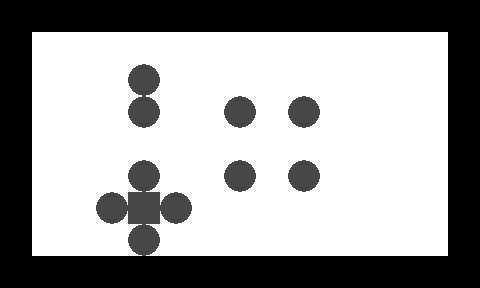

A 2D game scene composited from a Tiled map and its tileset images. What follows is a short description and the map's XML, with every tile layer's data as written:
An orthogonal 15x9 tile map with 32x32 px tiles, 2 tile layers (1, 2).

<map version="1.0" orientation="orthogonal" width="15" height="9" tilewidth="32" tileheight="32">
 <tileset firstgid="1" name="n_tiles1" tilewidth="32" tileheight="32">
  <image source="../../images/map/common/n_tiles1.png" width="128" height="64" />
 </tileset>
 <layer name="1" width="15" height="9">
  <data encoding="csv">
1,1,1,1,1,1,1,1,1,1,1,1,1,1,1,
1,1,1,1,1,1,1,1,1,1,1,1,1,1,1,
1,1,1,1,1,1,1,1,1,1,1,1,1,1,1,
1,1,1,1,1,1,1,1,1,1,1,1,1,1,1,
1,1,1,1,1,1,1,1,1,1,1,1,1,1,1,
1,1,1,1,1,1,1,1,1,1,1,1,1,1,1,
1,1,1,1,1,1,1,1,1,1,1,1,1,1,1,
1,1,1,1,1,1,1,1,1,1,1,1,1,1,1,
1,1,1,1,1,1,1,1,1,1,1,1,1,1,1
</data>
 </layer>
 <layer name="2" width="15" height="9">
  <data encoding="csv">
2,2,2,2,2,2,2,2,2,2,2,2,2,2,2,
2,0,0,0,0,0,0,0,0,0,0,0,0,0,2,
2,0,0,0,3,0,0,0,0,0,0,0,0,0,2,
2,0,0,0,3,0,0,3,0,3,0,0,0,0,2,
2,0,0,0,0,0,0,0,0,0,0,0,0,0,2,
2,0,0,0,3,0,0,3,0,3,0,0,0,0,2,
2,0,0,3,4,3,0,0,0,0,0,0,0,0,2,
2,0,0,0,3,0,0,0,0,0,0,0,0,0,2,
2,2,2,2,2,2,2,2,2,2,2,2,2,2,2
</data>
 </layer>
</map>
